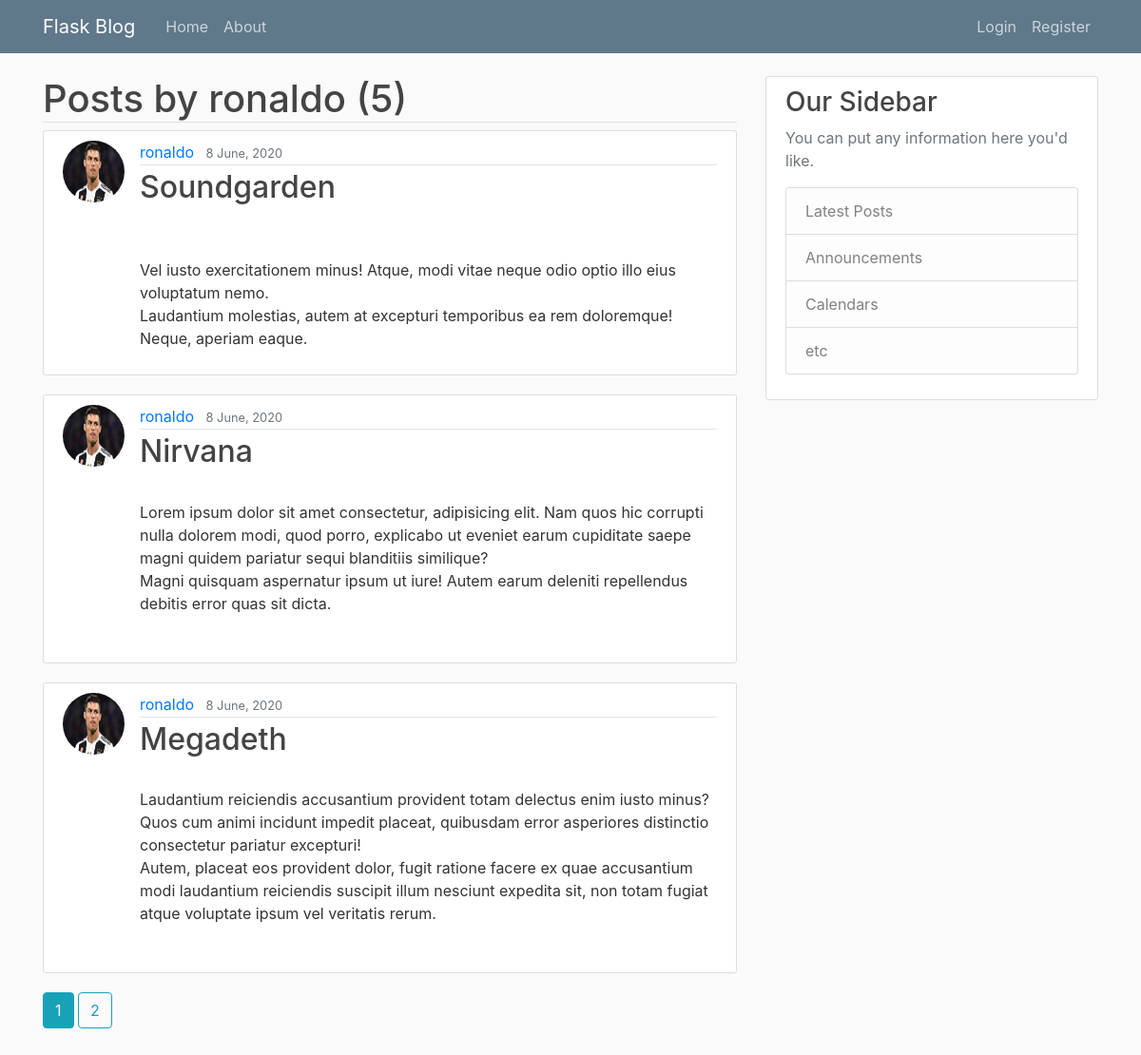
Screenshot of /home/ronaldo with the database file from the repository.
### flaskblog/models.py (models this page shows, shortened)
class User(db.Model, UserMixin):
    id = db.Column(db.Integer, primary_key=True)
    username = db.Column(db.String(20) , unique = True, nullable=False)
    email = db.Column(db.String(120), unique=True, nullable=False)
    image_file = db.Column(db.String(20), nullable=False, default='default.jpg')
    password = db.Column(db.String(60), nullable=False)
    posts = db.relationship('Post', backref=('author'), lazy=True)

class Post(db.Model):
    id = db.Column(db.Integer, primary_key=True)
    title = db.Column(db.String(100), nullable=False)
    date_posted = db.Column(db.DateTime, nullable=False, default=datetime.utcnow)
    content = db.Column(db.Text, nullable=False)
    user_id = db.Column(db.Integer, db.ForeignKey('user.id'), nullable=False)

### flaskblog/user/routes.py (the view)
@user.route("/home/<string:username>")
def user_posts(username):
    user = User.query.filter_by(username=username).first_or_404()
    page = request.args.get("page", 1, type=int)
    posts = Post.query.filter_by(author=user)\
            .order_by(Post.date_posted.desc())\
            .paginate(per_page=3, page=page)
    return render_template("user_posts.html", posts=posts, user=user)

### flaskblog/templates/user_posts.html (shortened to what this page needs)
{% extends "layout.html" %}
{% block content %}
<h1 class="border-bottom mb-2">
    {% if user == current_user %}
        My Posts ({{ posts.total }})
    {% else %}
        Posts by {{user.username}} ({{ posts.total }})
    {% endif %}
</h1>
{% for post in posts.items %}
  <article class="media content-section">
    <img class="rounded-circle article-img"
    src="{{url_for('static', filename='profilepics/'+ post.author.image_file)}}">
    <div class="media-body">
      <div class="article-metadata">
        <a class="mr-2" href="{{url_for('user.user_posts',username=post.author.username)}}"> {{ post.author.username }}</a>
        <small class="text-muted">{{ post.date_posted.strftime("%-d %B, %Y") }}</small>
      </div>
      <h2>
        <a class="article-title" href="{{url_for('posts.post', post_id=post.id)}}">{{ post.title }}</a>
      </h2>
      <p class="article-content">
        {{post.content}}
      </p>
    </div>
  </article>
{% endfor %}
{% for page_num in posts.iter_pages() %}
  {% if page_num %}
    {% if page_num == posts.page %}
      <a class="btn btn-info mb-4" href="{{url_for('user.user_posts', username=user.username, page = page_num)}}"> {{ page_num }} </a>
    {% else %}
      <a class="btn btn-outline-info mb-4" href="{{url_for('user.user_posts', username=user.username, page=page_num)}}"> {{ page_num }} </a>
    {% endif %}
  {% else %}
    <span class="mb-4">
      ...
    </span>
  {% endif %}
{% endfor %}
{% endblock content %}

### flaskblog/static/main.css (style rules this page uses)
body { background: #fafafa; color: #333333; margin-top: 5rem; }
h1, h2, h3, h4, h5, h6 { color: #444444; }
.content-section { background: #ffffff; padding: 10px 20px; border: 1px solid #dddddd; border-radius: 3px; margin-bottom: 20px; }
.article-title { color: #444444; }
.article-content { white-space: pre-line; }
.article-img { height: 65px; width: 65px; margin-right: 16px; }
.article-metadata { padding-bottom: 1px; margin-bottom: 4px; border-bottom: 1px solid #e3e3e3; }

### rows the page displays
User: username "ronaldo"
Post: image_file (picture), author.username "ronaldo", date_posted "8 June, 2020", title "Soundgarden", content "Vel iusto exercitationem minus! Atque, modi vitae neque odio optio illo eius voluptatum nemo. Laudantium molestias, autem at excepturi temporibus ea rem doloremque! Neque, aperiam eaque."
Post: image_file (picture), author.username "ronaldo", date_posted "8 June, 2020", title "Nirvana", content "Lorem ipsum dolor sit amet consectetur, adipisicing elit. Nam quos hic corrupti nulla dolorem modi, quod porro, explicabo ut eveniet earum cupiditate saepe magni quidem pariatur sequi blanditiis similique? Magni quisquam aspernatur ipsum ut iure! Autem earum deleniti repellendus debitis error quas sit dicta."
Post: image_file (picture), author.username "ronaldo", date_posted "8 June, 2020", title "Megadeth", content "Laudantium reiciendis accusantium provident totam delectus enim iusto minus? Quos cum animi incidunt impedit placeat, quibusdam error asperiores distinctio consectetur pariatur excepturi! Autem, placeat eos provident dolor, fugit ratione facere ex quae accusantium modi laudantium reiciendis suscipit illum nesciunt expedita sit, non totam fugiat atque voluptate ipsum vel veritatis rerum."

### other values shown
{{ posts.total }} "5"
{{ page_num }} "1"
{{ page_num }} "2"
